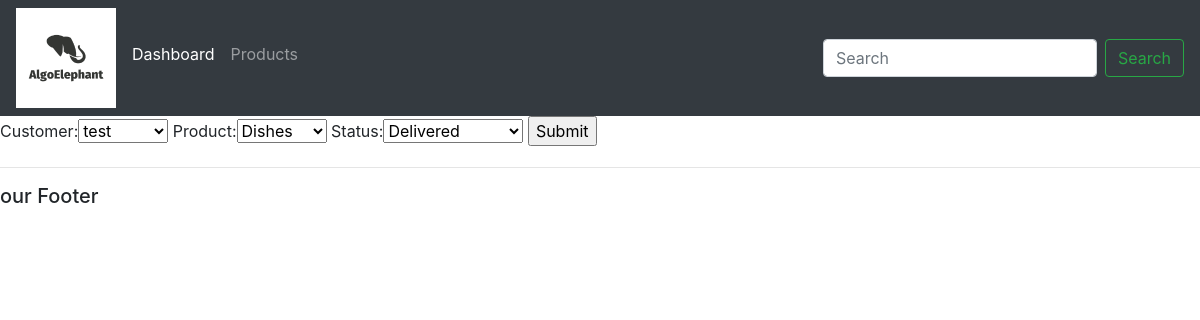
/updateOrder/5/, run on the app's committed database.
### accounts/models.py (models this page shows)
class Order(models.Model):
    STATUS = (
        ("Pending", "Pending"),
        ("Out for delivery", "Out for delivery"),
        ("Delivered", "Delivered"),
    )
    customer = models.ForeignKey(Customer, null=True, on_delete=models.SET_NULL)
    product = models.ForeignKey(Product, null=True, on_delete=models.SET_NULL)
    date_created = models.DateTimeField(auto_now_add=True, null=True)
    status = models.CharField(max_length=200, null=True, choices=STATUS)

### accounts/views.py (the view)
# urls.py: path('updateOrder/<str:pplId>/', views.updateOrder, name= 'updateOrder')
def updateOrder(req, pplId):
    order = Order.objects.get(id=pplId)
    form = OrderForm(instance = order)
    context = {'form':form}
    return render(req, 'accounts/orderForm.html', context)

### accounts/forms.py
class OrderForm(ModelForm):
    class Meta:
        model = Order
        fields = '__all__'

### accounts/models.py (called while the page is built)
    def __str__(self):
        return self.name

    def __str__(self):
        return self.name

### accounts/templates/accounts/orderForm.html (shortened to what this page needs)
{% extends 'accounts/base.html' %}
{% load static %}
{% block content %}
<form action= "" method= "POST">
    {{form}}
       <input type="Submit" name= "Submit">
</form>
{% endblock %}

### data on the page
Order: customer "test", product "Dishes", status "Delivered"
